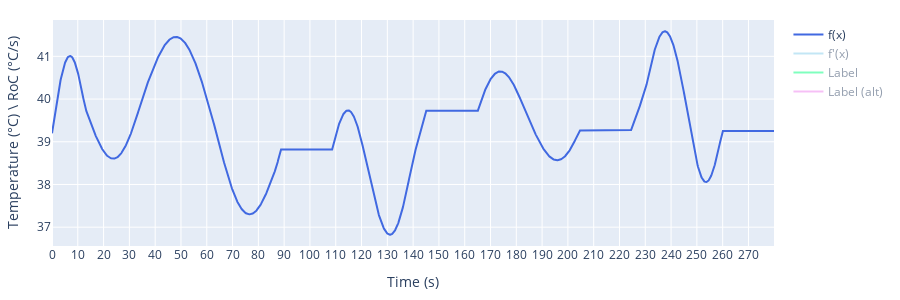

Notebook cell for this chart:
### Code cell
stimuli = StimuliFunction(
    minimal_desired_duration,
    frequencies,
    amplitudes,
    sample_rate,
    random_periods=True,
    seed=seed
).add_baseline_temp(
    baseline_temp
).add_plateaus(
    plateau_duration=20, 
    n_plateaus=4, 
    add_at_start="random", 
    add_at_end=True)
print(f"Seed: {stimuli.seed}")
_ = stimuli_extra(stimuli.wave, stimuli.wave_dot, stimuli.sample_rate, s_RoC=0.2, display_stats=True)

### Figure 1 — Plotly figure (JSON) as saved in the notebook; plotly's stock layout.template omitted (floating-point values rounded to 4 significant figures; data arrays with more than 128 entries replaced by an {"elided": "..."} marker saying what was removed)
{"data": [{"line": {"color": "royalblue"}, "name": "f(x)", "type": "scatter", "visible": true, "x": {"elided": "2800 float values"}, "y": {"elided": "2800 float values"}}, {"line": {"color": "skyblue"}, "name": "f'(x)", "type": "scatter", "visible": "legendonly", "x": {"elided": "2800 float values"}, "y": {"elided": "2800 float values"}}, {"line": {"color": "springgreen"}, "name": "Label", "type": "scatter", "visible": "legendonly", "x": {"elided": "2800 float values"}, "y": {"elided": "2800 int values"}}, {"line": {"color": "violet"}, "name": "Label (alt)", "type": "scatter", "visible": "legendonly", "x": {"elided": "2800 float values"}, "y": {"elided": "2800 int values"}}], "layout": {"autosize": true, "height": 300, "margin": {"b": 20, "l": 20, "r": 20, "t": 20}, "width": 900, "xaxis": {"dtick": 10, "tick0": 0, "tickmode": "linear", "title": {"text": "Time (s)"}}, "yaxis": {"title": {"text": "Temperature (°C) \\ RoC (°C/s)"}}}}
